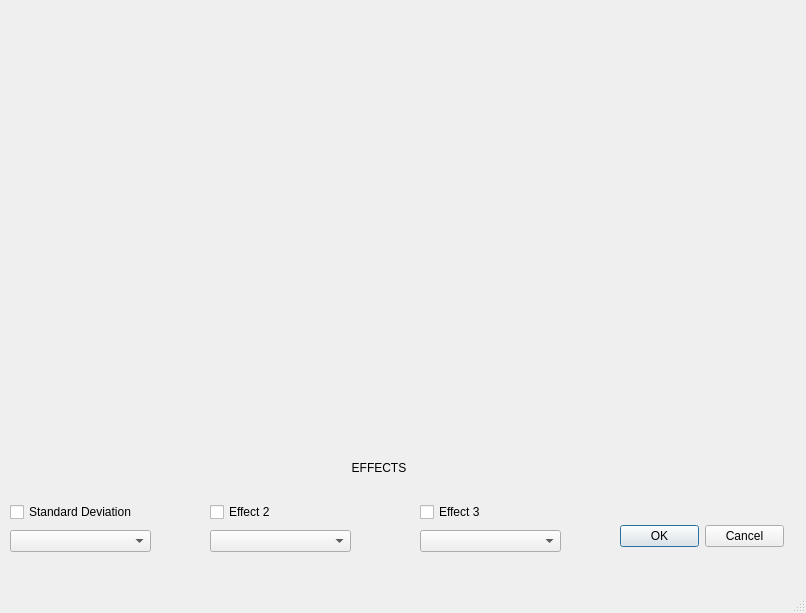
<?xml version="1.0" encoding="UTF-8"?>
<ui version="4.0">
 <class>Plotter</class>
 <widget class="QMainWindow" name="Plotter">
  <property name="geometry">
   <rect>
    <x>0</x>
    <y>0</y>
    <width>806</width>
    <height>613</height>
   </rect>
  </property>
  <property name="windowTitle">
   <string>Plotter</string>
  </property>
  <widget class="QWidget" name="centralwidget">
   <widget class="QDialogButtonBox" name="buttonBox">
    <property name="geometry">
     <rect>
      <x>620</x>
      <y>520</y>
      <width>164</width>
      <height>32</height>
     </rect>
    </property>
    <property name="standardButtons">
     <set>QDialogButtonBox::Cancel|QDialogButtonBox::Ok</set>
    </property>
   </widget>
   <widget class="QLabel" name="label">
    <property name="geometry">
     <rect>
      <x>350</x>
      <y>460</y>
      <width>58</width>
      <height>16</height>
     </rect>
    </property>
    <property name="text">
     <string>EFFECTS</string>
    </property>
    <property name="alignment">
     <set>Qt::AlignCenter</set>
    </property>
   </widget>
   <widget class="QWidget" name="layoutWidget">
    <property name="geometry">
     <rect>
      <x>210</x>
      <y>500</y>
      <width>141</width>
      <height>56</height>
     </rect>
    </property>
    <layout class="QVBoxLayout" name="verticalLayout_2">
     <item>
      <widget class="QCheckBox" name="checkBox_2">
       <property name="text">
        <string>Effect 2</string>
       </property>
      </widget>
     </item>
     <item>
      <widget class="QComboBox" name="comboBox_2"/>
     </item>
    </layout>
   </widget>
   <widget class="QWidget" name="layoutWidget_2">
    <property name="geometry">
     <rect>
      <x>420</x>
      <y>500</y>
      <width>141</width>
      <height>56</height>
     </rect>
    </property>
    <layout class="QVBoxLayout" name="verticalLayout_3">
     <item>
      <widget class="QCheckBox" name="checkBox_3">
       <property name="text">
        <string>Effect 3</string>
       </property>
      </widget>
     </item>
     <item>
      <widget class="QComboBox" name="comboBox_3"/>
     </item>
    </layout>
   </widget>
   <widget class="QWidget" name="">
    <property name="geometry">
     <rect>
      <x>10</x>
      <y>500</y>
      <width>141</width>
      <height>56</height>
     </rect>
    </property>
    <layout class="QVBoxLayout" name="verticalLayout">
     <item>
      <widget class="QCheckBox" name="checkBox">
       <property name="text">
        <string>Standard Deviation</string>
       </property>
      </widget>
     </item>
     <item>
      <widget class="QComboBox" name="comboBox"/>
     </item>
    </layout>
   </widget>
  </widget>
  <widget class="QMenuBar" name="menubar">
   <property name="geometry">
    <rect>
     <x>0</x>
     <y>0</y>
     <width>806</width>
     <height>22</height>
    </rect>
   </property>
  </widget>
  <widget class="QStatusBar" name="statusbar"/>
 </widget>
 <resources/>
 <connections/>
</ui>
